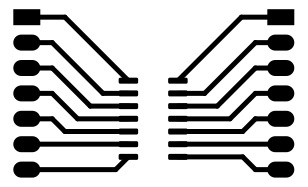
#> input picture 557.png, 308 x 187 px
$ python gcodegen.py 557.png muumi.png muumi.png muumi.png muumi.png
#> lines starting #> are read from the running program, lines starting #| are printed output that depends on the picture; after the words box and inside, x2 and y2 are one past the last pixel; in counts of white or black regions, pixels touching at a corner belong together
#! /usr/bin/python3

import cv2,sys
import numpy as np
from PIL import Image, ImageOps

# --- CONFIGURATION ---
INPUT_IMAGE_FILE = sys.argv[1]

try:
    SCALE_FACTOR=sys.argv[2]
    SCALE_FACTOR=eval(SCALE_FACTOR)
except: SCALE_FACTOR=1

try: LASER_POWER='S'+sys.argv[3]
except: LASER_POWER='S975'
try: FEED_RATE='F'+sys.argv[4]
except: FEED_RATE='F2400'
try: FSPEED='F'+sys.argv[5]
except: FSPEED='F2400'

#LASER_POWER = 'S255'                 # Laser power command (e.g., S255 for max)
#FEED_RATE = 'F1200'                  # Movement speed in mm/min

GCODE_OUTPUT_FILE = 'gcode.gcode'

def generate_gcode(contours, scale_factor=SCALE_FACTOR):
    """
    Generates G-code from a list of OpenCV contour matrices.

    Args:
        contours (list): A list of NumPy arrays, where each array is a contour.
        scale_factor (float): Multiplier to convert pixel coordinates to mm.
                              Adjust this based on your image DPI/desired scale.
                              (e.g., 1 pixel = 0.1mm)

    Returns:
        str: The complete G-code program.
    """
    gcode = []

    # G-code initialization (common for laser/CNC)
    gcode.append('G21 ; Set units to millimeters')
    gcode.append('G90 ; Use absolute positioning')
    gcode.append('G17 ; Select XY plane')
    gcode.append('M5  ; Turn off laser to start')
#    gcode.append(f'G00 Z1.00 ; Lift laser for safe travel (1mm)')

    # Process each contour (each trace/boundary)
    for i, contour in enumerate(contours):
        # Flatten the NumPy array to N x 2 matrix (removes the extra dim)
        # Shape goes from (N, 1, 2) to (N, 2)
        points = contour.squeeze()

        # Ensure we have at least one point
        if points.ndim == 1:
            points = np.expand_dims(points, axis=0)
        if points.size == 0:
            continue

        # --- Start of a new tool path ---
        # The first move is a fast G0 move with the laser OFF
        first_x = points[0, 0] * scale_factor
        first_y = points[0, 1] * scale_factor
        gcode.append(f'\n; Contour {i+1}')
        gcode.append(f'G00 X{first_x:.3f} Y{first_y:.3f} {FSPEED}; Rapid move to start point')

        # --- Begin burning/cutting ---
        # Move laser down to focus height and start burning
#        gcode.append(f'G01 Z0.00 ; Lower Z to cutting height') noko
        gcode.append(f'M3 {LASER_POWER} ; Turn on laser with power')

        # All subsequent moves follow the contour line
        # G01 is a controlled linear move command
        for x_px, y_px in points:
            x_mm = x_px * scale_factor
            y_mm = y_px * scale_factor
            gcode.append(f'G01 X{x_mm:.3f} Y{y_mm:.3f} {FEED_RATE}')

        # --- End of tool path ---
        # Lift laser and stop burning/cutting
        gcode.append(f'M5 ; Turn off laser')
        gcode.append(f'G00 Z1.00 ; Lift Z for clearance')

    # Final commands
    gcode.append('\nG00 X0 Y0 ; Return to origin')
    gcode.append('M30 ; Program end')

    return '\n'.join(gcode)

# ----------------- MAIN EXECUTION -----------------

# 1. Image Preprocessing (The core of finding contours)
try:
    # Use PIL/Pillow for robust image opening and to get image dimensions
    img = Image.open(INPUT_IMAGE_FILE).convert('RGB')
#> img is the input picture: PIL image 308x187 RGB; min 0, max 255, mean 195.3
    img = ImageOps.flip(img)
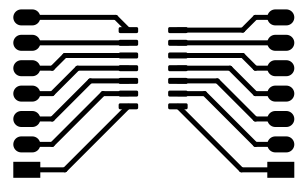
#> img: PIL image 308x187 RGB; min 0, max 255, mean 195.3
    width, height = img.size
#> width = 308; height = 187

    # Convert PIL image to OpenCV format (NumPy array)
    image_np = np.array(img)

    # Convert to grayscale
    gray = cv2.cvtColor(image_np, cv2.COLOR_BGR2GRAY)

    # Apply a Gaussian blur to reduce noise and improve contour detection
    blurred = cv2.GaussianBlur(gray, (5, 5), 0)
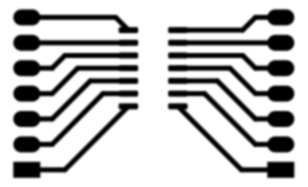
#> blurred: shape (187, 308); min 0, max 255, mean 195.3

    # Use adaptive thresholding to better handle variations in the image
    binary = cv2.adaptiveThreshold(
        blurred, 255,
        cv2.ADAPTIVE_THRESH_GAUSSIAN_C,
        cv2.THRESH_BINARY_INV,
        11, 2
    )
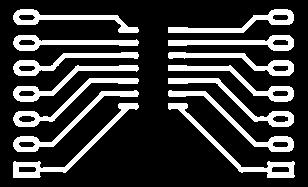
#> binary: shape (187, 308); 21.7% white; 14 white regions

    # 2. Find Contours
    # RETR_LIST: Retrieves all contours without any hierarchy.
    # CHAIN_APPROX_NONE: Stores all contour points.
    contours, _ = cv2.findContours(
        binary,
        cv2.RETR_LIST,
        cv2.CHAIN_APPROX_NONE
    )
#> contours = 28 contours; largest, box (x1, y1, x2, y2) and area: (13, 103, 139, 178) 970, (168, 103, 295, 178) 958, (13, 90, 139, 152) 866, (168, 90, 294, 152) 864, (168, 78, 294, 127) 838

    print(f"Found {len(contours)} contours in the image.")
#| Found 28 contours in the image.
    #

    # 3. Generate and Save G-code
    final_gcode = generate_gcode(contours)
#> the loop in generate_gcode, `for i, contour in enumerate(contours):` made 28 passes
#> (first_x, first_y) on passes 1 to 12: (272, 167), (18, 167), (273, 142), (19, 142), (275, 116), (21, 116), (168, 103), (119, 103), (274, 91), (20, 91), (169, 90), (134, 90)
#> after the loop in generate_gcode, `for i, contour in enumerate(contours):`: gcode = 4416 items

    with open(GCODE_OUTPUT_FILE, 'w') as f:
        f.write(final_gcode)

    print(f"Successfully created G-code file: {GCODE_OUTPUT_FILE}")

except FileNotFoundError:
    print(f"Error: Input file '{INPUT_IMAGE_FILE}' not found. Please check the file name.")
except Exception as e:
    print(f"An error occurred: {e}")
